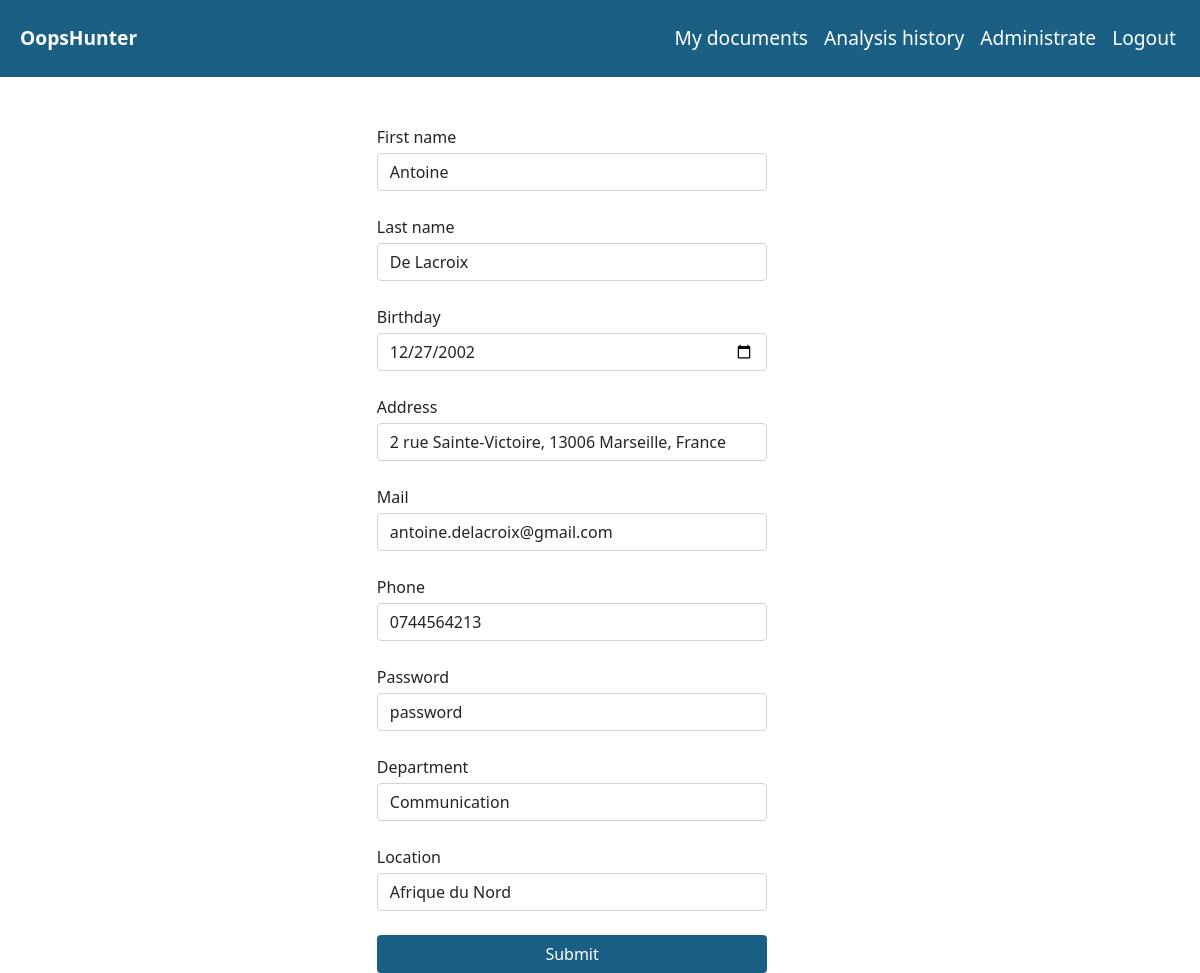
/add_employee_form/1, run on the app's committed database.
### tables this page shows
CREATE TABLE EMPLOYEE(
   id_employee INTEGER CONSTRAINT pk_employee PRIMARY KEY AUTOINCREMENT,
   firstname VARCHAR(50),
   lastname VARCHAR(50),
   birthday DATE,
   address VARCHAR(50),
   mail VARCHAR(50),
   phone VARCHAR(10),
   score INTEGER,
   password VARCHAR(20),
   id_location INTEGER NOT NULL,
   id_department INTEGER NOT NULL,
   CONSTRAINT fk_location_employee FOREIGN KEY(id_location)
      REFERENCES LOCATION(id_location),
   CONSTRAINT fk_department_employee FOREIGN KEY(id_department)
      REFERENCES DEPARTMENT(id_department)
);

### controllers/human_ressource_controller.py (the view)
@hr_controller.route('/add_employee_form/<id_employee>')
def update_form(id_employee):
    rows=get_locations()
    locations = [dict(row) for row in rows]
    rows=get_department()
    departments=[dict(row) for row in rows]
    rows = get_one_employee(id_employee)
    employee = [dict(row) for row in rows][0]
    return render_template(
        'human_ressources/employee_form.html',
        locations=locations,
        departments=departments,
        id_employee=employee['id_employee'],
        firstname=employee['firstname'],
        lastname=employee['lastname'],
        birthday=employee['birthday'],
        address=employee['address'],
        mail=employee['mail'],
        phone=employee['phone'],
        password=employee['password'],
        id_department=employee['id_department'],
        id_location=employee['id_location']
    )

### controllers/document_controller.py (called while the page is built)
@document_controller.teardown_app_request
def teardown_db(exception): close_db(exception)

### queries/human_ressource_queries.py (called while the page is built)
def get_db():
    db = getattr(g, '_database', None)
    if db is None:
        db = g._database = sqlite3.connect(DATABASE)
        db.row_factory = sqlite3.Row
    return db

def get_one_employee(id_employee: int):
    db = get_db()
    return db.execute('select * from employee where id_employee = ?', [id_employee])

def get_locations():
    db = get_db()
    return db.execute('\
        select * from location;\
    ').fetchall()

def get_department():
    db=get_db()
    return db.execute(' select * from department').fetchall()

### templates/human_ressources/employee_form.html (shortened to what this page needs)
{%extends 'index.html'%}
{%block body%}
<form method="POST" action="
{% if id_employee %}
    {{ url_for('hr_controller.update_employee', id_employee=id_employee) }}
{% else %}
    {{ url_for('hr_controller.add_employee') }}
{% endif %}"
style="padding-left: 30%;">
    <fieldset>
        <div class="mb-4">
            <label for="firstname" class="mb-1">First name</label>
            <input id="firstname" type="text" name="firstname" value="{{ firstname }}" class="form-control w-50" required>
        </div>
        <div class="mb-4">
            <label for="lastname" class="mb-1">Last name</label>
            <input id="lastname" type="text" name="lastname" value="{{ lastname }}" class="form-control w-50" required>
        </div>
        <div class="mb-4">
            <label for="birthday" class="mb-1">Birthday</label>
            <input id="birthday" type="date" name="birthday" value="{{ birthday }}" class="form-control w-50" required>
        </div>
        <div class="mb-4">
            <label for="address" class="mb-1">Address</label>
            <input id="address" type="text" name="address" value="{{ address }}" class="form-control w-50" required>
        </div>
        <div class="mb-4">
            <label for="mail" class="mb-1">Mail</label>
            <input id="mail" type="email" name="mail" value="{{ mail }}" class="form-control w-50" required>
        </div>
        <div class="mb-4">
            <label for="phone" class="mb-1">Phone</label>
            <input id="phone" type="text" name="phone" value="{{ phone }}" class="form-control w-50" required>
        </div>
        <div class="mb-4">
            <label for="password" class="mb-1">Password</label>
            <input id="password" type="text" name="password" value="{{ password }}" class="form-control w-50" required>
        </div>
        <div class="mb-4">
            <label for="department_name" class="mb-1">Department</label>
            <select id="department_name" name="id_department" class="form-control w-50" required>
                {% for department in departments %}
                    <option
                        value="{{ department.id_department }}"
                        {% if id_department == department.id_department %}
                            selected
                        {% endif %}
                    >
                        {{department.department_name}}
                    </option>
                {% endfor %}
            </select>
        </div>
        <div class="mb-4">
            <label for="location_name" class="mb-1">Location</label>
            <select id="location_name" name="id_location" class="form-control w-50" required>
                {% for location in locations %}
                    <option
                        value="{{ location.id_location }}"
                        {% if id_location == location.id_location %}
                            selected
                        {% endif %}
                    >
                        {{location.location_name}}
                    </option>
                {% endfor %}
            </select>
        </div>
        <button type="submit" class="btn w-50 btn-submit">Submit</button>
    </fieldset>
</form>
{%endblock%}

### static/styles.css (style rules this page uses)
.btn-submit, .btn-submit:hover { background: #1A6085; color: #ffff; }

### data on the page
EMPLOYEE: firstname "Antoine", lastname "De Lacroix", birthday "12/27/2002", address "2 rue Sainte-Victoire, 13006 Marseille, France", mail "antoine.delacroix@gmail.com", phone "0744564213", password "password"

### other printed values
form field id_department "Communication"
form field id_location "Afrique du Nord"
